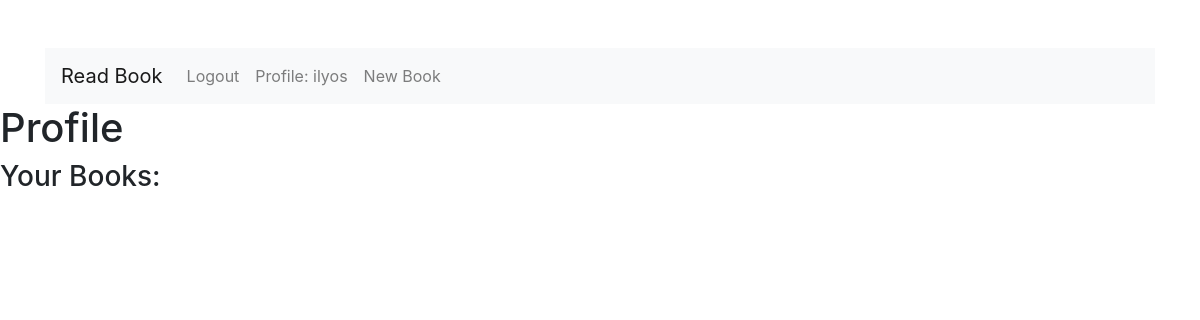
The app's page /profile (signed in), older data.
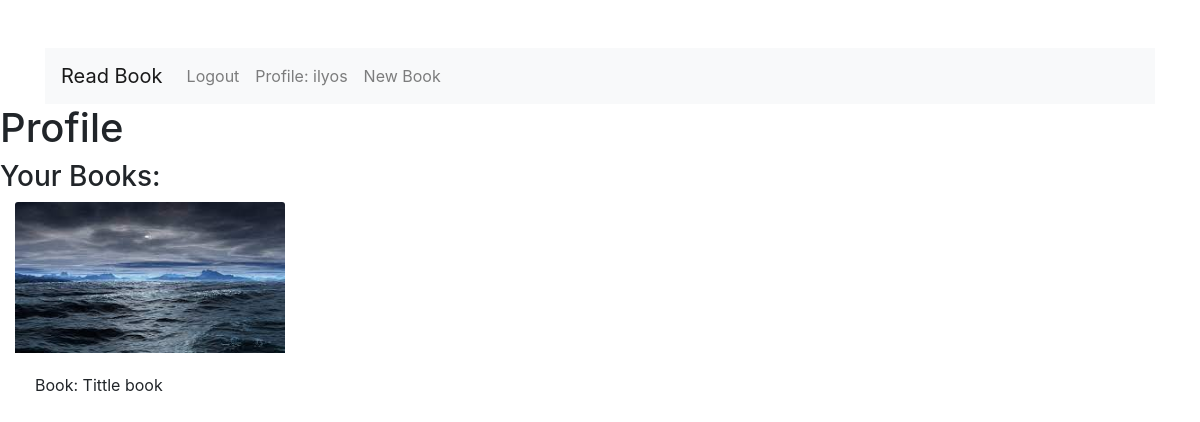
The same page, newer data.
### app/models.py (models this page shows)
class Book(db.Model):
    id: so.MappedColumn[int] = so.mapped_column(primary_key=True)
    name: so.MappedColumn[str] = so.mapped_column(sa.String(64))
    description: so.MappedColumn[str]
    price: so.MappedColumn[int]
    country: so.MappedColumn[str] = so.mapped_column(sa.String(64))
    author: so.MappedColumn[str] = so.mapped_column(sa.String(64))
    year: so.MappedColumn[int]
    photo: so.MappedColumn[str]
    users: so.WriteOnlyMapped[User] = so.relationship('User', secondary=user_book, back_populates='user_books')
    genres: so.MappedColumn[str]
    book_txt: so.MappedColumn[str]
    def __repr__(self):
        return f'Book: {self.name}'

### app/routes.py (the view)
@app.route('/profile')
def profile():
    user_books = db.session.scalars(current_user.user_books.select())
    return render_template('profile.html', user_books=user_books)

### app/models.py (called while the page is built)
@login.user_loader
def load_user(id):
    return db.session.get(User, int(id))

### app/templates/profile.html
{% extends 'base.html' %}
{% block content %}
<h1>Profile</h1>
<h3>Your Books:</h3>
{% for book in user_books %}
<div >
    <div class="col-md-3 mb-3">
        <img class="card-img-top embed-responsive-item" src="{{ url_for('static', filename=book.photo) }}" alt="" />
        <p class="card-body">{{ book }}</p>
    </div>
</div>
{% endfor %}
{% endblock %}

Row changes from the older to the newer data that the page shows:
now on this page (row edited): Book: photo (picture), name "Book: Tittle book"
